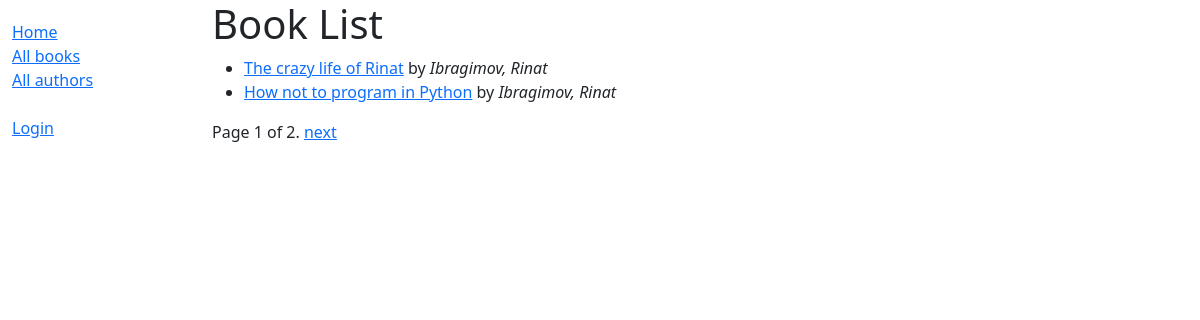
Page /catalog/books/all/ on the committed database.
### catalog/models.py (models this page shows, shortened)
class Book(models.Model):
    title = models.CharField(
        max_length=DEF_CHARFIELD_LENGTH
    )
    author = models.ForeignKey(
        Author,
        on_delete=models.SET_NULL,
        null=True
    )
    summary = models.TextField(
        max_length=1000,
        help_text='Enter a brief description of the book'
    )
    isbn = models.CharField(
        'ISBN',
        max_length=13,
        unique=True,
        help_text='13 character unique identification, see: <a href="https://'
                  'www.isbn-international.org/content/what-isbn">ISBN number'
                  '</a>'
    )
    genre = models.ManyToManyField(
        Genre,
        help_text='Select the book\'s genre'
    )
    language = models.ForeignKey(
        Language,
        on_delete=models.SET_NULL,
        null=True
    )
    def display_genre(self):
        return ', '.join(genre.name for genre in self.genre.all()[:])
    display_genre.short_description = 'Genre'
    def get_absolute_url(self):
        return reverse('book-detail', args=[str(self.id)])
    class Meta:
        permissions = (
            ('can_edit_books', 'Can edit available books'),
        )

class Author(models.Model):
    first_name = models.CharField(max_length=100)
    last_name = models.CharField(max_length=100)
    dob = models.DateField(
        null=True,
        blank=True
    )
    dod = models.DateField(
        'died',
        null=True,
        blank=True
    )
    def __str__(self):
        return f'{self.last_name}, {self.first_name}'
    class Meta:
        ordering = ['last_name', 'first_name']
        permissions = (
            ('can_edit_authors', 'Can modify available list of authors'),
        )

### catalog/views.py (the view)
# urls.py: path('books/all/', views.BookListView.as_view(), name='books-all'),
class BookListView(generic.ListView):
    template_name = 'book_list.html'
    model = Book
    context_object_name = 'book_list'
    paginate_by = 2

### catalog/templates/book_list.html (shortened to what this page needs)
{% extends 'base.html' %}
{% block content %}
    <h1>Book List</h1>
    {% if book_list %}
        <ul>
            {% for book in book_list %}
                <li>
                    <a href="{{ book.get_absolute_url }}">{{ book.title }}</a>
                    by <em>{{ book.author }}</em>
                </li>
            {% endfor %}
        </ul>
    {% else %}
        <p>The library is empty!</p>
    {% endif %}
    {{ block.super }}
{% endblock %}

### rows in the picture
Book: title "The crazy life of Rinat", author "Ibragimov, Rinat"
Book: title "How not to program in Python", author "Ibragimov, Rinat"

### other values in the picture
{{ page_obj.number }} "1"
{{ page_obj.paginator.num_pages }} "2"
